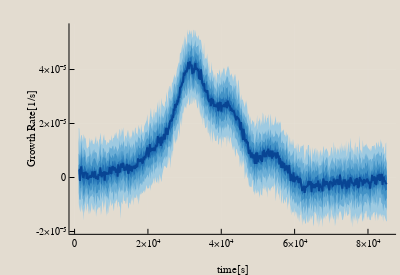

Notebook source saved alongside this figure:
### Code cell
predictive_regression(g_sample_Stack, range(minimum(t), stop=maximum(t), length=500),kwargs=Dict{Any,Any}(:xlabel=>"time[s]", :ylabel=>"Growth Rate[1/s]"))

### Figure 1 — Plotly figure (JSON) as saved in the notebook; plotly's stock layout.template omitted (floating-point values rounded to 4 significant figures; data arrays with more than 128 entries replaced by an {"elided": "..."} marker saying what was removed)
{"data": [{"fill": "tozeroy", "fillcolor": "rgba(158, 202, 225, 1.000)", "hoverinfo": "none", "legendgroup": "y1", "line": {"color": "rgba(0, 0, 0, 0.000)", "dash": "solid", "width": 0}, "mode": "lines", "name": "y1", "showlegend": true, "type": "scatter", "x": {"elided": "1001 float values"}, "xaxis": "x1", "y": {"elided": "1001 float values"}, "yaxis": "y1"}, {"fill": "tozeroy", "fillcolor": "rgba(107, 174, 214, 1.000)", "hoverinfo": "none", "legendgroup": "y2", "line": {"color": "rgba(0, 0, 0, 0.000)", "dash": "solid", "width": 0}, "mode": "lines", "name": "y2", "showlegend": true, "type": "scatter", "x": {"elided": "1001 float values"}, "xaxis": "x1", "y": {"elided": "1001 float values"}, "yaxis": "y1"}, {"fill": "tozeroy", "fillcolor": "rgba(66, 146, 198, 1.000)", "hoverinfo": "none", "legendgroup": "y3", "line": {"color": "rgba(0, 0, 0, 0.000)", "dash": "solid", "width": 0}, "mode": "lines", "name": "y3", "showlegend": true, "type": "scatter", "x": {"elided": "1001 float values"}, "xaxis": "x1", "y": {"elided": "1001 float values"}, "yaxis": "y1"}, {"fill": "tozeroy", "fillcolor": "rgba(33, 113, 181, 1.000)", "hoverinfo": "none", "legendgroup": "y4", "line": {"color": "rgba(0, 0, 0, 0.000)", "dash": "solid", "width": 0}, "mode": "lines", "name": "y4", "showlegend": true, "type": "scatter", "x": {"elided": "1001 float values"}, "xaxis": "x1", "y": {"elided": "1001 float values"}, "yaxis": "y1"}, {"colorbar": {"title": ""}, "legendgroup": "y5", "line": {"color": "rgba(8, 69, 148, 1.000)", "dash": "solid", "shape": "linear", "width": 2}, "mode": "lines", "name": "y5", "showlegend": true, "type": "scatter", "x": {"elided": "500 float values"}, "xaxis": "x1", "y": {"elided": "500 float values"}, "yaxis": "y1", "zmax": null, "zmin": null}], "layout": {"annotations": [], "height": 275, "margin": {"b": 20, "l": 0, "r": 0, "t": 20}, "paper_bgcolor": "rgba(227, 220, 208, 1.000)", "plot_bgcolor": "rgba(227, 220, 208, 1.000)", "showlegend": false, "width": 400, "xaxis": {"anchor": "y1", "domain": [0.1737, 0.9902], "gridcolor": "rgba(255, 255, 255, 0.100)", "gridwidth": 0.5, "linecolor": "rgba(0, 0, 0, 1.000)", "mirror": false, "range": [-1383, 87657], "showgrid": true, "showline": true, "showticklabels": true, "tickangle": 0, "tickcolor": "rgb(0, 0, 0)", "tickfont": {"color": "rgba(0, 0, 0, 1.000)", "family": "Lucida Sans Unicode", "size": 10}, "tickmode": "array", "ticks": "inside", "ticktext": ["0", "2×10⁴", "4×10⁴", "6×10⁴", "8×10⁴"], "tickvals": [0, 20000, 40000, 60000, 80000], "title": "time[s]", "titlefont": {"color": "rgba(0, 0, 0, 1.000)", "family": "Lucida Sans Unicode", "size": 11}, "type": "-", "visible": true, "zeroline": false, "zerolinecolor": "rgba(0, 0, 0, 1.000)"}, "yaxis": {"anchor": "x1", "domain": [0.09007, 0.9857], "gridcolor": "rgba(255, 255, 255, 0.100)", "gridwidth": 0.5, "linecolor": "rgba(0, 0, 0, 1.000)", "mirror": false, "range": [-2.087e-05, 5.71e-05], "showgrid": true, "showline": true, "showticklabels": true, "tickangle": 0, "tickcolor": "rgb(0, 0, 0)", "tickfont": {"color": "rgba(0, 0, 0, 1.000)", "family": "Lucida Sans Unicode", "size": 10}, "tickmode": "array", "ticks": "inside", "ticktext": ["-2×10⁻⁵", "0", "2×10⁻⁵", "4×10⁻⁵"], "tickvals": [-2e-05, 0, 2e-05, 4e-05], "title": "Growth Rate[1/s]", "titlefont": {"color": "rgba(0, 0, 0, 1.000)", "family": "Lucida Sans Unicode", "size": 11}, "type": "-", "visible": true, "zeroline": false, "zerolinecolor": "rgba(0, 0, 0, 1.000)"}}}
